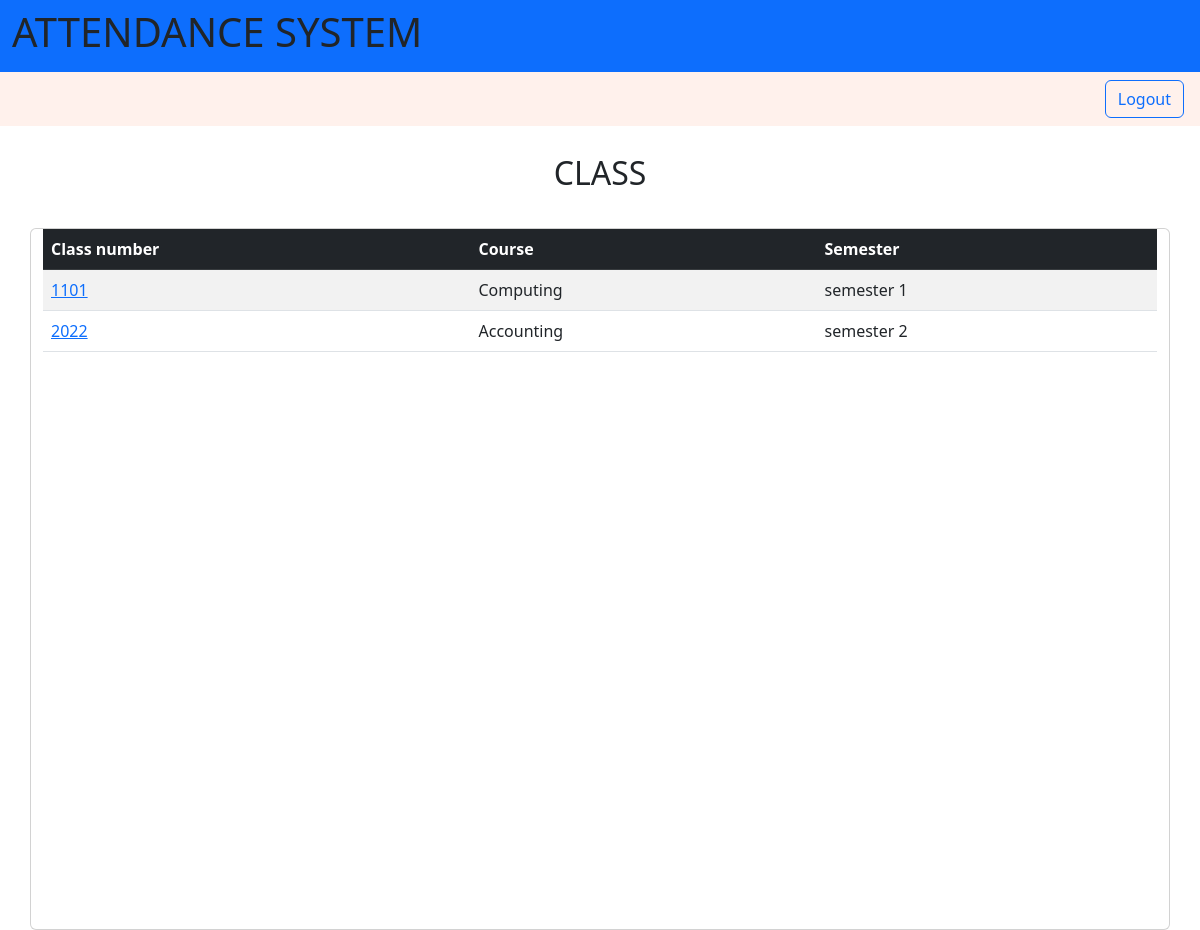
/class/ (signed in), run on the app's committed database.
### attendance/models.py (models this page shows, shortened)
class Class(models.Model):
    number = models.IntegerField(null=False, blank=False)
    semester = models.ForeignKey(Semester,  on_delete=models.CASCADE, null=False, blank=False)
    course = models.ForeignKey(Course, on_delete=models.CASCADE, null=False, blank=False)
    lecturer = models.ForeignKey(Lecturer, on_delete=models.SET_NULL, null=True, blank=True)
    student = models.ManyToManyField(Student, verbose_name='enrolled student')

class Course(models.Model):
    code = models.CharField(max_length=50)
    name = models.CharField(max_length=100)

class Semester(models.Model):
    year = models.IntegerField(blank=False)
    semester = models.CharField(max_length=50)

### attendance/views.py (the view)
# urls.py: path('class/', classList.as_view(), name='class_list'),
class classList(ListView):
    model = Class
    template_name = 'class_list.html'

### attendance/templates/class_list.html (shortened to what this page needs)
{% extends "base.html" %}
{% block content %}
    {% if user.is_authenticated %}
    <section class="mt-2 p-3 d-flex justify-content-center pb-4">
    <div class="col-0  m-1">
        <h2>CLASS</h2>
    </div>
    </section>
        <div class="card container">
    <div class="table-responsive table-scroll" data-mdb-perfect-scrollbar="true" style="position: relative; height: 700px">
        <table class="table table-striped mb-0 card-body p-0">
            <thead class="table-dark  ">
                <tr>
                    <th scope="col">Class number</th>
                    <th scope="col">Course</th>
                    <th scope="col">Semester</th>
                </tr>
            </thead>
            <tbody>
                {% for class in object_list %}
                    {% if user.is_superuser or user == class.lecturer.user %}
                        <tr>
                            <td><a href="{% url 'class_attendance_list' class.id 1 %}">{{ class.number }}
                            </a></td>
                            <td>
                                {{ class.course.name }}
                            </td>
                            <td>
                                {{ class.semester.semester }}
                            </td>
                        </tr>
                    {% endif %}
                {% endfor %}
    </table>
        </div>
    {% else %}
        <h1>You does not have authentication</h1>
    {% endif %}
{% endblock %}

### data on the page
Class: number "1101", course.name "Computing", semester.semester "semester 1"
Class: number "2022", course.name "Accounting", semester.semester "semester 2"
